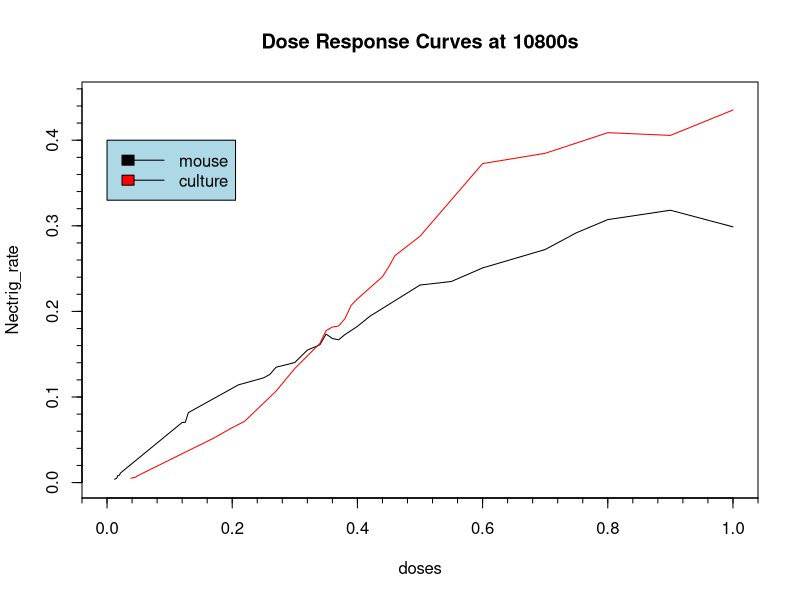
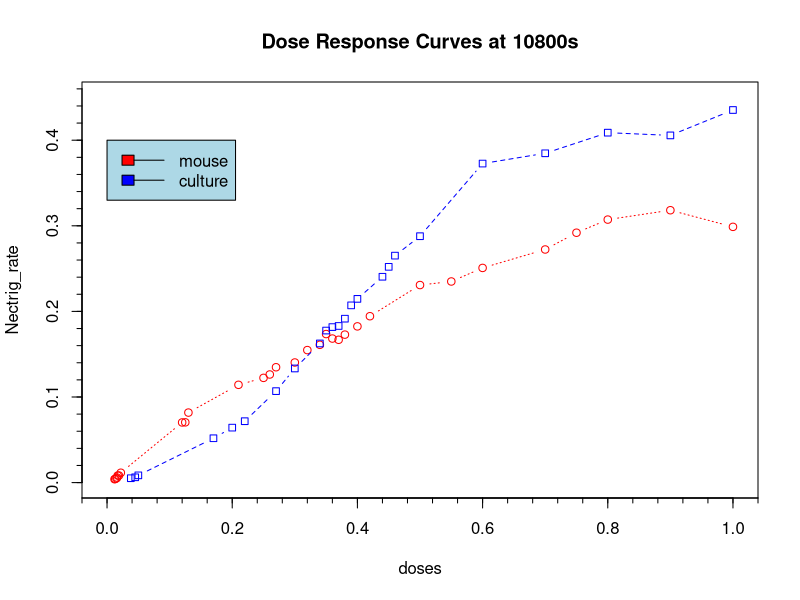

Source code (R) for these figures, in order:
# Name: Yanli Xu
# Date: March 13th, 2017
# Note: make a mouse and culture dose response curve


library(svglite)
svg("plots.svg")

#################################################### Type 1
library(Hmisc)
mouse_doses <- c(0.012, 0.013, 0.015, 0.016, 0.017, 0.019, 0.022, 0.120, 0.125, 0.130, 0.210, 0.250, 0.260, 0.270, 0.300, 0.320, 0.340, 0.350, 0.360, 0.370, 0.380, 0.400, 0.420, 0.500, 0.550, 0.600, 0.700, 0.750, 0.800, 0.900, 1.000)
mouse_response <- c(0.003940476, 0.004273810, 0.004952381, 0.005880952, 0.008190476, 0.008273810, 0.011523810, 0.070261905, 0.07039286, 0.081797619, 0.114226190, 0.122345238, 0.126303571, 0.134761905, 0.14030159, 0.154803571, 0.160976190, 0.173535714, 0.168285714, 0.166833333, 0.172869048, 0.182500000, 0.194375000, 0.230785714, 0.234952381, 0.250791667, 0.2723286, 0.291916667, 0.3072597, 0.3181948, 0.2987738)

culture_doses <- c(0.038, 0.045, 0.050, 0.170, 0.200, 0.220, 0.270, 0.300, 0.340, 0.350, 0.360, 0.370, 0.380, 0.390, 0.400, 0.440, 0.450, 0.460, 0.500, 0.600, 0.700, 0.800, 0.900, 1.000)
culture_response <- c(0.005119048, 0.0062, 0.008464286, 0.051809524, 0.06420635, 0.071726190, 0.106851190, 0.13333929, 0.162523810, 0.177630952, 0.181666667, 0.18298413, 0.191488095, 0.207047619, 0.214642857, 0.240476190, 0.252059524, 0.26514286, 0.287845238, 0.372708333, 0.384726190, 0.408797619, 0.405619048, 0.435285714)


plot(c(), c(), type = "l", main = "Dose Response Curves at 10800s", xlab = "doses", ylab = "Nectrig_rate", xlim = c(0, 1), ylim = c(0, 0.45))
minor.tick(nx=5, ny=5, tick.ratio=0.5)
lines(mouse_response ~ mouse_doses, col = "black")
lines(culture_response ~ culture_doses, col = "red")
legend(0, 0.4, c("mouse", "culture"), c("black", "red"), cex=1,text.font=1, lty = c(1, 1), bg='lightblue')

Sys.sleep(10)
#################################################### type 2

library(Hmisc)

mouse_doses <- c(0.012, 0.013, 0.015, 0.016, 0.017, 0.019, 0.022, 0.120, 0.125, 0.130, 0.210, 0.250, 0.260, 0.270, 0.300, 0.320, 0.340, 0.350, 0.360, 0.370, 0.380, 0.400, 0.420, 0.500, 0.550, 0.600, 0.700, 0.750, 0.800, 0.900, 1.000)
mouse_response <- c(0.003940476, 0.004273810, 0.004952381, 0.005880952, 0.008190476, 0.008273810, 0.011523810, 0.070261905, 0.07039286, 0.081797619, 0.114226190, 0.122345238, 0.126303571, 0.134761905, 0.14030159, 0.154803571, 0.160976190, 0.173535714, 0.168285714, 0.166833333, 0.172869048, 0.182500000, 0.194375000, 0.230785714, 0.234952381, 0.250791667, 0.2723286, 0.291916667, 0.3072597, 0.3181948, 0.2987738)

culture_doses <- c(0.038, 0.045, 0.050, 0.170, 0.200, 0.220, 0.270, 0.300, 0.340, 0.350, 0.360, 0.370, 0.380, 0.390, 0.400, 0.440, 0.450, 0.460, 0.500, 0.600, 0.700, 0.800, 0.900, 1.000)
culture_response <- c(0.005119048, 0.0062, 0.008464286, 0.051809524, 0.06420635, 0.071726190, 0.106851190, 0.13333929, 0.162523810, 0.177630952, 0.181666667, 0.18298413, 0.191488095, 0.207047619, 0.214642857, 0.240476190, 0.252059524, 0.26514286, 0.287845238, 0.372708333, 0.384726190, 0.408797619, 0.405619048, 0.435285714)


plot(mouse_response ~ mouse_doses, type="b", pch=21, col="red", lty=3,  main = "Dose Response Curves at 10800s", xlab = "doses", ylab = "Nectrig_rate", xlim = c(0, 1), ylim = c(0, 0.45))
lines(culture_response ~ culture_doses, type="b", pch=22, col="blue", lty=2)
minor.tick(nx=5, ny=5, tick.ratio=0.5)
legend(0, 0.4, c("mouse", "culture"), c("red", "blue"), cex=1,text.font=1, lty = c(1, 1), bg='lightblue')



####################################################
dev.off()
